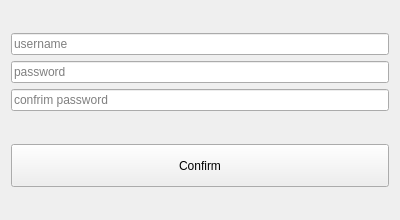
<?xml version="1.0" encoding="UTF-8"?>
<ui version="4.0">
 <class>RegDlg</class>
 <widget class="QWidget" name="RegDlg">
  <property name="geometry">
   <rect>
    <x>0</x>
    <y>0</y>
    <width>400</width>
    <height>220</height>
   </rect>
  </property>
  <property name="windowTitle">
   <string>Form</string>
  </property>
  <layout class="QVBoxLayout" name="verticalLayout_2">
   <item>
    <layout class="QVBoxLayout" name="verticalLayout" stretch="1,2,2,2,1,2,1">
     <item>
      <spacer name="verticalSpacer">
       <property name="orientation">
        <enum>Qt::Vertical</enum>
       </property>
       <property name="sizeHint" stdset="0">
        <size>
         <width>20</width>
         <height>40</height>
        </size>
       </property>
      </spacer>
     </item>
     <item>
      <widget class="QLineEdit" name="lineEditUsername">
       <property name="placeholderText">
        <string>username</string>
       </property>
      </widget>
     </item>
     <item>
      <widget class="QLineEdit" name="lineEditPwd">
       <property name="echoMode">
        <enum>QLineEdit::Password</enum>
       </property>
       <property name="placeholderText">
        <string>password</string>
       </property>
      </widget>
     </item>
     <item>
      <widget class="QLineEdit" name="lineEditPwdConfirm">
       <property name="echoMode">
        <enum>QLineEdit::Password</enum>
       </property>
       <property name="placeholderText">
        <string>confrim password</string>
       </property>
      </widget>
     </item>
     <item>
      <widget class="QLabel" name="labelTip">
       <property name="text">
        <string/>
       </property>
      </widget>
     </item>
     <item>
      <widget class="QPushButton" name="pushButtonConfirm">
       <property name="sizePolicy">
        <sizepolicy hsizetype="Minimum" vsizetype="Expanding">
         <horstretch>0</horstretch>
         <verstretch>0</verstretch>
        </sizepolicy>
       </property>
       <property name="text">
        <string>Confirm</string>
       </property>
      </widget>
     </item>
     <item>
      <spacer name="verticalSpacer_2">
       <property name="orientation">
        <enum>Qt::Vertical</enum>
       </property>
       <property name="sizeHint" stdset="0">
        <size>
         <width>20</width>
         <height>40</height>
        </size>
       </property>
      </spacer>
     </item>
    </layout>
   </item>
  </layout>
 </widget>
 <resources/>
 <connections/>
</ui>
